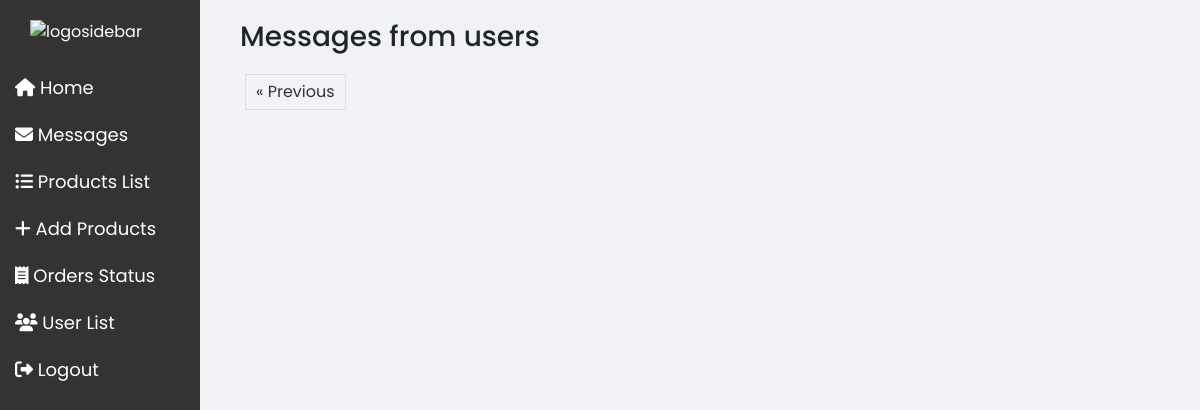
The app's page /user_message.php?page=3, older data.
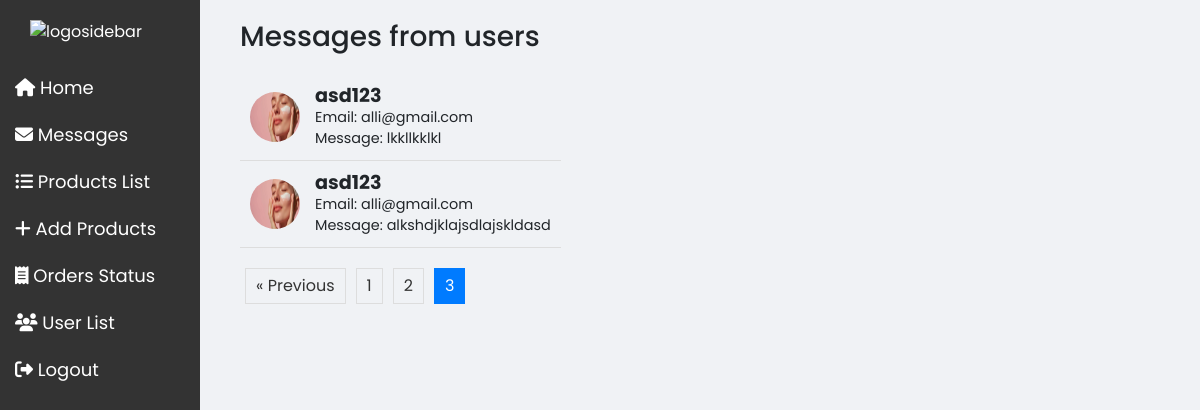
The same page, newer data.
### tables this page shows
CREATE TABLE `feedbacks` (
  `id` int(11) NOT NULL,
  `first_name` varchar(55) NOT NULL,
  `userMessage` varchar(500) NOT NULL,
  `user_id` int(11) NOT NULL,
  `user_email` varchar(55) NOT NULL
);

CREATE TABLE `users` (
  `user_id` int(11) NOT NULL,
  `username` varchar(50) NOT NULL,
  `password_hash` varchar(255) NOT NULL,
  `email` varchar(100) NOT NULL,
  `first_name` varchar(50) DEFAULT NULL,
  `last_name` varchar(50) DEFAULT NULL,
  `address` text DEFAULT NULL,
  `phone_number` varchar(20) NOT NULL,
  `created_at` timestamp NOT NULL DEFAULT current_timestamp(),
  `updated_at` timestamp NOT NULL DEFAULT current_timestamp(),
  `profile_picture` varchar(255) DEFAULT NULL,
  `gender` varchar(50) NOT NULL
);

### user_message.php (the view, shortened to what this page needs)
<?php
include 'db.php';
$limit = 10;
$page = isset($_GET['page']) ? $_GET['page'] : 1;
$offset = ($page - 1) * $limit;
$total_query = "SELECT COUNT(*) as total_comments FROM feedbacks";
$total_result = mysqli_query($conn, $total_query);
$total_row = mysqli_fetch_assoc($total_result);
$total_comments = $total_row['total_comments'];
$total_pages = ceil($total_comments / $limit);
$query = "SELECT users.username, users.profile_picture, users.email, feedbacks.userMessage
        FROM users
        JOIN feedbacks ON users.user_id = feedbacks.user_id
        LIMIT $limit OFFSET $offset";
$result = mysqli_query($conn, $query);
?>
<!DOCTYPE html>
<html lang="en">
<head>
    <link href="https://stackpath.bootstrapcdn.com/bootstrap/4.5.2/css/bootstrap.min.css" rel="stylesheet">
    <link rel="stylesheet" href="https://cdnjs.cloudflare.com/ajax/libs/font-awesome/6.1.1/css/all.min.css">
    <link rel="stylesheet" href="user_message.css">
</head>
<body>
    <section class="sidebar">
        <img src="images/icons/logoinvert.png" alt="logosidebar" style="width:140px;">
        <a href="admin_page.php"><i class="fas fa-home"></i><span> Home</span></a>
        <a href="user_message.php"><i class="fas fa-envelope"></i><span> Messages</span></a>
        <a href="product_list.php"><i class="fas fa-list-ul"></i><span> Products List</span></a>
        <a href="add_product.php"><i class="fas fa-plus"></i><span> Add Products</span></a>
        <a href="admin_orders.php"><i class="fas fa-receipt"></i><span> Orders Status</span></a>
        <a href="user_list.php"><i class="fas fa-users"></i><span> User List</span></a>
        <a href="admin_logout.php"><i class="fas fa-sign-out-alt"></i><span> Logout</span></a>
    </section>
    <section class="usr-msgs">
        <div class="container-usr-msgs">
            <h3>Messages from users</h3>
            <div class="user-msg-box">
                <div class="user-messages">
                <?php while($row = mysqli_fetch_assoc($result)): ?>
                        <div class="user-message-item">
                            <img src="<?php echo $row['profile_picture']; ?>" alt="Profile Picture" class="profile-picture">
                            <div class="user-info">
                                <h5><?php echo $row['username']; ?></h5>
                                <p>Email: <?php echo $row['email']; ?></p>
                                <p>Message: <?php echo $row['userMessage']; ?></p>
                            </div>
                        </div>
                    <?php endwhile; ?>
                </div>
            </div>
            <div class="pagination">
                <?php if($page > 1): ?>
                    <a href="user_message.php?page=<?php echo $page - 1; ?>">&laquo; Previous</a>
                <?php endif; ?>
                <?php for($i = 1; $i <= $total_pages; $i++): ?>
                    <a href="user_message.php?page=<?php echo $i; ?>" class="<?php echo ($page == $i) ? 'active' : ''; ?>"><?php echo $i; ?></a>
                <?php endfor; ?>
            </div>
        </div>
    </section>
</body>
</html>

Row changes from the older to the newer data that the page shows:
added feedbacks: user.profile_picture (picture), user.username "asd123", user.email "alli@gmail.com", userMessage "lkkllkklkl"
added feedbacks: user.profile_picture (picture), user.username "asd123", user.email "alli@gmail.com", userMessage "alkshdjklajsdlajskldasd"
Text that changed along with them:
new list line: "1"
new list line: "2"
new list line: "3"
